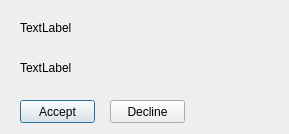
<?xml version="1.0" encoding="UTF-8"?>
<ui version="4.0">
 <class>RequestToDownloadDialog</class>
 <widget class="QDialog" name="RequestToDownloadDialog">
  <property name="geometry">
   <rect>
    <x>0</x>
    <y>0</y>
    <width>289</width>
    <height>134</height>
   </rect>
  </property>
  <property name="windowTitle">
   <string>Dialog</string>
  </property>
  <widget class="QPushButton" name="pushButtonAccept">
   <property name="geometry">
    <rect>
     <x>20</x>
     <y>100</y>
     <width>75</width>
     <height>23</height>
    </rect>
   </property>
   <property name="text">
    <string>Accept</string>
   </property>
  </widget>
  <widget class="QPushButton" name="pushButtonDecline">
   <property name="geometry">
    <rect>
     <x>110</x>
     <y>100</y>
     <width>75</width>
     <height>23</height>
    </rect>
   </property>
   <property name="text">
    <string>Decline</string>
   </property>
  </widget>
  <widget class="QLabel" name="labelFilename">
   <property name="geometry">
    <rect>
     <x>20</x>
     <y>20</y>
     <width>261</width>
     <height>16</height>
    </rect>
   </property>
   <property name="text">
    <string>TextLabel</string>
   </property>
  </widget>
  <widget class="QLabel" name="labelIp">
   <property name="geometry">
    <rect>
     <x>20</x>
     <y>60</y>
     <width>251</width>
     <height>16</height>
    </rect>
   </property>
   <property name="text">
    <string>TextLabel</string>
   </property>
  </widget>
 </widget>
 <resources/>
 <connections/>
</ui>
